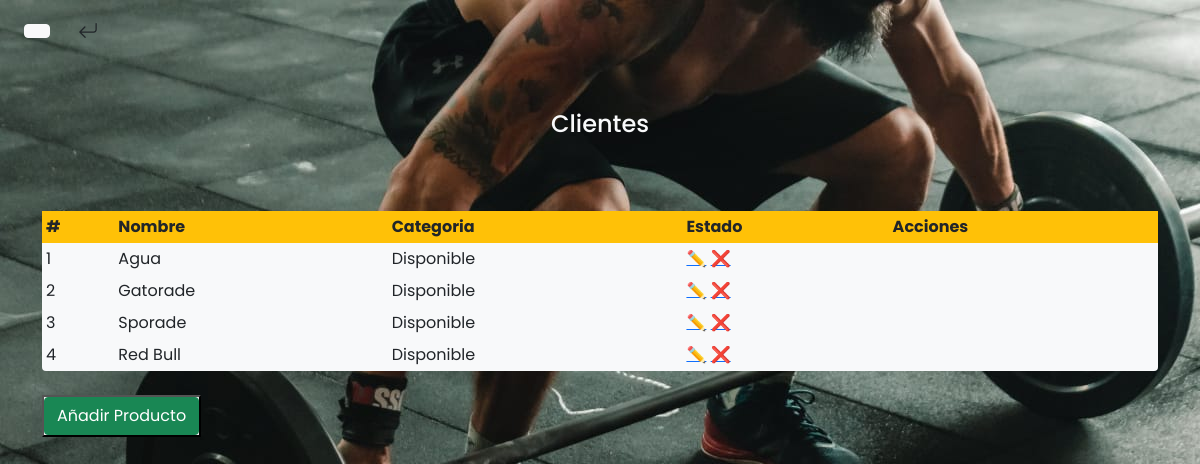
Page /CrearProducto/ on the earlier database version.
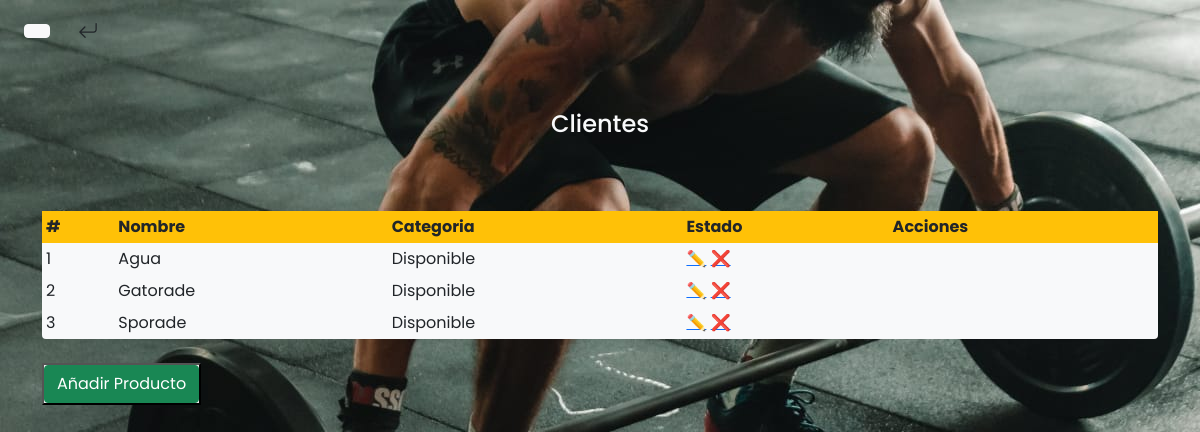
Same page on the later database version.
### CrossFit/models.py (models this page shows, shortened)
class Producto(models.Model):
    idProducto = models.AutoField(primary_key=True)
    nombre = models.CharField(max_length=100, blank=False, null=True)
    estado = models.IntegerField(
        null=False, blank=False,
        choices= producto_estado,
        default=1
    )
    class Meta:
        verbose_name = "Producto"
        verbose_name_plural = "Productos"

### CrossFit/views.py (the view)
# urls.py: path('CrearProducto/',CrossFitView.ProductoForm,name="producto" ),
    def ProductoForm(request):
        productos = Producto.objects.all()
        return render(request, "pages/producto.html",{"productos": productos})

### templates/pages/producto.html (shortened to what this page needs)
{% load static %}
<!DOCTYPE html>
<html lang="en">
<head>
    <link href="https://cdn.jsdelivr.net/npm/bootstrap@5.0.0-beta3/dist/css/bootstrap.min.css" rel="stylesheet"
 />
    <link href="https://unpkg.com/aos@2.3.1/dist/aos.css" rel="stylesheet" />
    <link rel="stylesheet" href="https://cdnjs.cloudflare.com/ajax/libs/font-awesome/4.7.0/css/font-awesome.min.css" />
    <link rel="stylesheet" href={% static 'css/etilos.css' %}>
</head>
<body>
  <header>
    <a href="{% url 'principal' %}" style="color:black;"><button class="btn btn-light rounded my-4 mx-4"></button></a>
  </header>
  <h4 class=" text-center text-light my-5">Clientes</h4>
  <tbody>
  <form>
      <div class="container">
            <div class="row">
                <div class="col">
                    <div class="consulta none table-responsive" id="consulta">
                      <table class="table table-sm m-auto bg-light table-borderless rounded-bottom my-4" id="consulta-est" border="0">
                         <thead class="table bg-warning">
                            <th >#</th>
                            <th>Nombre</th>
                            <th>Categoria</th>
                            <th>Estado</th>
                            <th>Acciones</th>
                         </thead>
                         <tbody class="detalle-est" id="detalle-est">
                            {% for producto in productos  %}
                                <tr>
                                    <td>{{producto.idProducto}}</td>
                                    <td>{{producto.nombre}}</td>
                                    <td>{% if producto.estado %}
                                        Disponible
                                        {% else %}
                                        No disponible
                                        {% endif %}
                                    </td>
                                  <td class="acciones">
                                    <a href="{% url 'editarProducto' producto.id %}"> ✏️</a>
                                    <a href="{% url 'eliminarProducto'  %}">❌</a>
                                  </td>
                                </tr>
                            {% endfor %}
                         </tbody>
                      </table>
                      <form id="form-producto" class="form">
                        <button
                        id="enviar"
                        type="submit"
                        name="enviar">
                         <a href="{% url 'nuevoProducto' %}" class="btn btn-success col-12" style="text-align: center">Añadir Producto</a>
                        </button>
                      </form>
                   </div>
                </div>
            </div>
      </div>
  </form>
  </tbody>
</body>
</html>

Differences in the rows shown:
removed Producto: idProducto "4", nombre "Red Bull", estado "Disponible"
